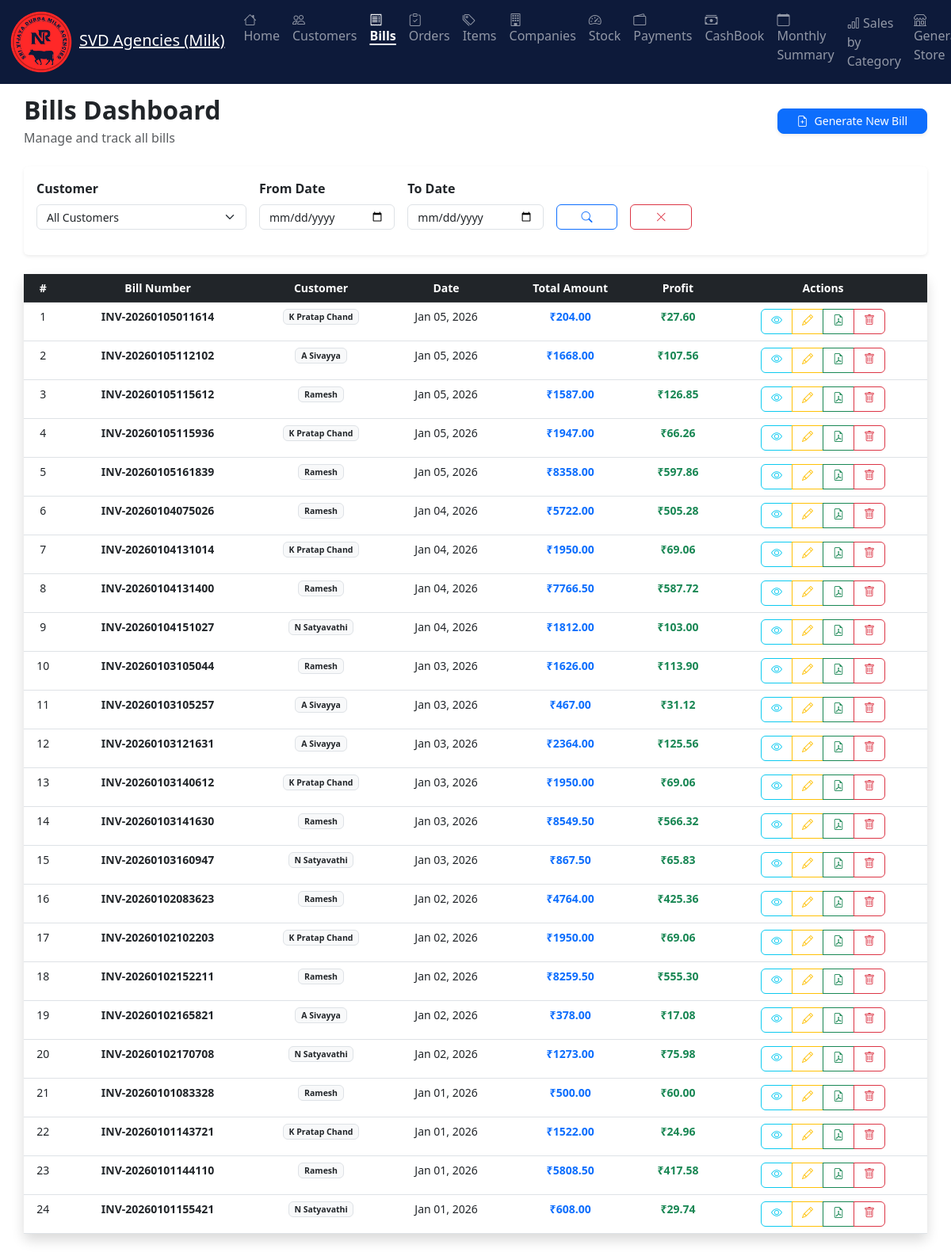
The page /milk_agency/bills/ (signed in) on the database its author committed.
### milk_agency/models.py (models this page shows, shortened)
class Bill(models.Model):
    customer = models.ForeignKey(Customer, on_delete=models.SET_NULL, null=True, blank=True, related_name='bills')
    invoice_number = models.CharField(max_length=50, unique=True)
    invoice_date = models.DateField(default=timezone.now)
    total_amount = models.DecimalField(max_digits=12, decimal_places=2)
    op_due_amount = models.DecimalField(max_digits=12, decimal_places=2, default=0)
    last_paid = models.DecimalField(max_digits=12, decimal_places=2, default=0, help_text="Last paid amount for this bill")
    profit = models.DecimalField(max_digits=12, decimal_places=2, default=0, help_text="Total profit from this bill")
    commission_deducted = models.DecimalField(max_digits=12, decimal_places=2, default=0, help_text="Commission amount deducted from this bill")
    commission_month = models.IntegerField(null=True, blank=True, help_text="Month for which commission was deducted")
    commission_year = models.IntegerField(null=True, blank=True, help_text="Year for which commission was deducted")
    created_at = models.DateTimeField(auto_now_add=True, null=True, blank=True)

class Customer(AbstractBaseUser, PermissionsMixin):
    phone = models.CharField(max_length=20, unique=True, help_text="Phone number for login")
    name = models.CharField(max_length=255)
    shop_name = models.CharField(max_length=255, blank=True, help_text="Name of the customer's shop")
    retailer_id = models.CharField(max_length=100, blank=True, help_text="Unique identifier for the retailer")
    flat_number = models.CharField(max_length=255, blank=True)
    area = models.CharField(max_length=255, blank=True)
    pin_code = models.CharField(max_length=10, blank=True)
    city = models.CharField(max_length=100, blank=True)
    state = models.CharField(max_length=100, blank=True)
    due = models.DecimalField(max_digits=12, decimal_places=2, default=0, help_text="Customer's current balance")
    is_commissioned = models.BooleanField(default=False, help_text="Whether this customer is eligible for commission calculation")
    is_delivery = models.BooleanField(default=False, help_text="Whether this customer is eligible for delivery")
    frozen = models.BooleanField(default=False)
    last_login = models.DateTimeField(blank=True, null=True)
    is_active = models.BooleanField(default=True)
    is_staff = models.BooleanField(default=False)  # Needed to access admin site
    objects = CustomerManager()
    USERNAME_FIELD = "phone"
    REQUIRED_FIELDS = ["name"]
    groups = models.ManyToManyField(
        'auth.Group',
        related_name='customer_groups',
        blank=True,
        help_text='The groups this customer belongs to.',
        verbose_name='groups',
    )
    user_permissions = models.ManyToManyField(
        'auth.Permission',
        related_name='customer_permissions',
        blank=True,
        help_text='Specific permissions for this customer.',
        verbose_name='user permissions',
    )
    class Meta:
        ordering = ["name"]

### milk_agency/views_bills.py (the view, shortened to what this page needs)
# urls.py: path('bills/', views_bills.bills_dashboard, name='bills_dashboard'),
@login_required
def bills_dashboard(request):
    customer_id = request.GET.get('customer', '')
    start_date = request.GET.get('start_date', '')
    end_date = request.GET.get('end_date', '')
    bills = Bill.objects.select_related('customer')
    if customer_id:
        try:
            bills = bills.filter(customer_id=int(customer_id))
        except ValueError:
            pass  # Invalid customer ID, ignore filter
    bills = bills.order_by('-invoice_date')
    page = request.GET.get('page', 1)
    paginator = Paginator(bills, 25)  # Show 25 bills per page
    try:
        bills = paginator.page(page)
    except PageNotAnInteger:
        bills = paginator.page(1)
    except EmptyPage:
        bills = paginator.page(paginator.num_pages)
    customers = Customer.objects.filter(frozen=False).order_by('name')
    context = {
        'bills': bills,
        'customers': customers,
        'selected_customer': int(customer_id) if customer_id else None,
        'start_date': start_date,
        'end_date': end_date,
    }
    return render(request, 'milk_agency/bills/bills_dashboard.html', context)

### customer_portal/authentication.py (called while the page is built)
    def get_user(self, user_id):
        try:
            return Customer.objects.get(pk=user_id)
        except Customer.DoesNotExist:
            return None

### templates/milk_agency/bills/bills_dashboard.html (shortened to what this page needs)
﻿{% extends "milk_agency/home/base.html" %}
{% block content %}
<div class="container-fluid py-4">
    <div class="row mb-4">
        <div class="col-12">
            <div class="d-flex justify-content-between align-items-center">
                <div>
                    <h2 class="fw-bold mb-1">Bills Dashboard</h2>
                    <p class="text-muted mb-0">Manage and track all bills</p>
                </div>
                <a href="{% url 'milk_agency:generate_bill' %}"
                class="btn btn-primary px-4 py-2 shadow-sm d-none d-md-inline-flex align-items-center rounded-3">
                    <i class="bi bi-file-earmark-plus me-2"></i> Generate New Bill
                </a>
            </div>
        </div>
    </div>
    <div class="card shadow-sm border-0 mb-4">
    <div class="card-body p-3">
        <form method="get" id="filterForm" class="row g-3">
            <div class="col-md-3 col-12">
                <label class="form-label fw-semibold">Customer</label>
                <select name="customer" class="form-select">
                    <option value="">All Customers</option>
                </select>
            </div>
            <div class="col-md-2 col-6">
                <label class="form-label fw-semibold">From Date</label>
                <input type="date" name="start_date" class="form-control" value="{{ start_date }}">
            </div>
            <div class="col-md-2 col-6">
                <label class="form-label fw-semibold">To Date</label>
                <input type="date" name="end_date" class="form-control" value="{{ end_date }}">
            </div>
            <div class="col-md-1 col-3 d-flex align-items-end mx-auto">
                <button class="btn btn-outline-primary w-100">
                    <i class="bi bi-search"></i>
                </button>
            </div>
            <div class="col-md-1 col-3 d-flex align-items-end mx-auto">
                <button type="button" class="btn btn-outline-danger w-100"
                onclick="window.location.href='{% url 'milk_agency:bills_dashboard' %}'">
                    <i class="bi bi-x-lg"></i>
                </button>
            </div>
            <div class="col-md-3 col-12 d-flex align-items-end justify-content-md-end justify-content-center">
            </div>
        </form>
    </div>
</div>
    <div class="card shadow border-0 d-none d-md-block">
        <div class="card-body p-0">
            <div class="table-responsive">
                <table class="table table-hover mb-0 text-center" id="billsTable">
                    <thead class="table-dark">
                        <tr>
                            <th>#</th>
                            <th>Bill Number</th>
                            <th>Customer</th>
                            <th>Date</th>
                            <th>Total Amount</th>
                            <th>Profit</th>
                            <th>Actions</th>
                        </tr>
                    </thead>
                    <tbody>
                        {% for bill in bills %}
                        <tr>
                            <td>{{ bills.start_index|add:forloop.counter0 }}</td>
                            <td class="fw-semibold">{{ bill.invoice_number }}</td>
                            <td><span class="badge bg-light text-dark border">{{ bill.customer.name }}</span></td>
                            <td>{{ bill.invoice_date|date:"M d, Y" }}</td>
                            <td class="fw-bold text-primary">₹{{ bill.total_amount }}</td>
                            <td class="fw-bold text-success">₹{{ bill.profit }}</td>
                            <td>
                                <div class="btn-group">
                                    <a href="{% url 'milk_agency:view_bill' bill.id %}" class="btn btn-sm btn-outline-info"><i class="bi bi-eye"></i></a>
                                    <a href="{% url 'milk_agency:edit_bill' bill.id %}" class="btn btn-sm btn-outline-warning"><i class="bi bi-pencil"></i></a>
                                    <a href="{% url 'milk_agency:generate_invoice_pdf' bill.id %}" class="btn btn-sm btn-outline-success"><i class="bi bi-file-earmark-pdf"></i></a>
                                    <a href="{% url 'milk_agency:delete_bill' bill.id %}" class="btn btn-sm btn-outline-danger"><i class="bi bi-trash"></i></a>
                                </div>
                            </td>
                        </tr>
                        {% endfor %}
                    </tbody>
                </table>
            </div>
        </div>
    </div>
</div>
{% endblock %}

### static/css/milk_agency/base.css (style rules this page uses)
.milk-agency .btn { padding: 0.375rem 0.75rem; font-size: 0.875rem; line-height: 1.4; border-radius: 0.375rem; height: 32px; }
.milk-agency .form-control, .milk-agency .form-select { padding: 0.375rem 0.75rem; font-size: 0.875rem; line-height: 1.4; border-radius: 0.375rem; height: 32px; }
.milk-agency .table th, .milk-agency .table td { padding: 0.5rem; font-size: 0.875rem; }

### rows shown on the page
Bill: start_index|add "1", invoice_number "INV-20260105011614", customer.name "K Pratap Chand", invoice_date "Jan 05, 2026", total_amount "204.00", profit "27.60"
Bill: start_index|add "2", invoice_number "INV-20260105112102", customer.name "A Sivayya", invoice_date "Jan 05, 2026", total_amount "1668.00", profit "107.56"
Bill: start_index|add "3", invoice_number "INV-20260105115612", customer.name "Ramesh", invoice_date "Jan 05, 2026", total_amount "1587.00", profit "126.85"
Bill: start_index|add "4", invoice_number "INV-20260105115936", customer.name "K Pratap Chand", invoice_date "Jan 05, 2026", total_amount "1947.00", profit "66.26"
Bill: start_index|add "5", invoice_number "INV-20260105161839", customer.name "Ramesh", invoice_date "Jan 05, 2026", total_amount "8358.00", profit "597.86"
Bill: start_index|add "6", invoice_number "INV-20260104075026", customer.name "Ramesh", invoice_date "Jan 04, 2026", total_amount "5722.00", profit "505.28"
Bill: start_index|add "7", invoice_number "INV-20260104131014", customer.name "K Pratap Chand", invoice_date "Jan 04, 2026", total_amount "1950.00", profit "69.06"
Bill: start_index|add "8", invoice_number "INV-20260104131400", customer.name "Ramesh", invoice_date "Jan 04, 2026", total_amount "7766.50", profit "587.72"
Bill: start_index|add "9", invoice_number "INV-20260104151027", customer.name "N Satyavathi", invoice_date "Jan 04, 2026", total_amount "1812.00", profit "103.00"
Bill: start_index|add "10", invoice_number "INV-20260103105044", customer.name "Ramesh", invoice_date "Jan 03, 2026", total_amount "1626.00", profit "113.90"
Bill: start_index|add "11", invoice_number "INV-20260103105257", customer.name "A Sivayya", invoice_date "Jan 03, 2026", total_amount "467.00", profit "31.12"
Bill: start_index|add "12", invoice_number "INV-20260103121631", customer.name "A Sivayya", invoice_date "Jan 03, 2026", total_amount "2364.00", profit "125.56"
Bill: start_index|add "13", invoice_number "INV-20260103140612", customer.name "K Pratap Chand", invoice_date "Jan 03, 2026", total_amount "1950.00", profit "69.06"
Bill: start_index|add "14", invoice_number "INV-20260103141630", customer.name "Ramesh", invoice_date "Jan 03, 2026", total_amount "8549.50", profit "566.32"
Bill: start_index|add "15", invoice_number "INV-20260103160947", customer.name "N Satyavathi", invoice_date "Jan 03, 2026", total_amount "867.50", profit "65.83"
Bill: start_index|add "16", invoice_number "INV-20260102083623", customer.name "Ramesh", invoice_date "Jan 02, 2026", total_amount "4764.00", profit "425.36"
Bill: start_index|add "17", invoice_number "INV-20260102102203", customer.name "K Pratap Chand", invoice_date "Jan 02, 2026", total_amount "1950.00", profit "69.06"
Bill: start_index|add "18", invoice_number "INV-20260102152211", customer.name "Ramesh", invoice_date "Jan 02, 2026", total_amount "8259.50", profit "555.30"
Bill: start_index|add "19", invoice_number "INV-20260102165821", customer.name "A Sivayya", invoice_date "Jan 02, 2026", total_amount "378.00", profit "17.08"
Bill: start_index|add "20", invoice_number "INV-20260102170708", customer.name "N Satyavathi", invoice_date "Jan 02, 2026", total_amount "1273.00", profit "75.98"
Bill: start_index|add "21", invoice_number "INV-20260101083328", customer.name "Ramesh", invoice_date "Jan 01, 2026", total_amount "500.00", profit "60.00"
Bill: start_index|add "22", invoice_number "INV-20260101143721", customer.name "K Pratap Chand", invoice_date "Jan 01, 2026", total_amount "1522.00", profit "24.96"
Bill: start_index|add "23", invoice_number "INV-20260101144110", customer.name "Ramesh", invoice_date "Jan 01, 2026", total_amount "5808.50", profit "417.58"
Bill: start_index|add "24", invoice_number "INV-20260101155421", customer.name "N Satyavathi", invoice_date "Jan 01, 2026", total_amount "608.00", profit "29.74"
